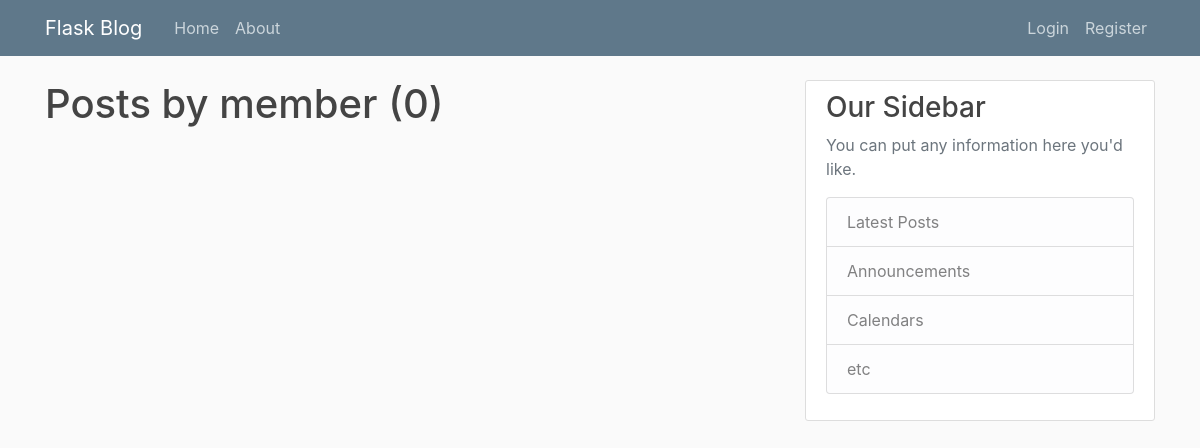
Before: /user/member with the older database file.
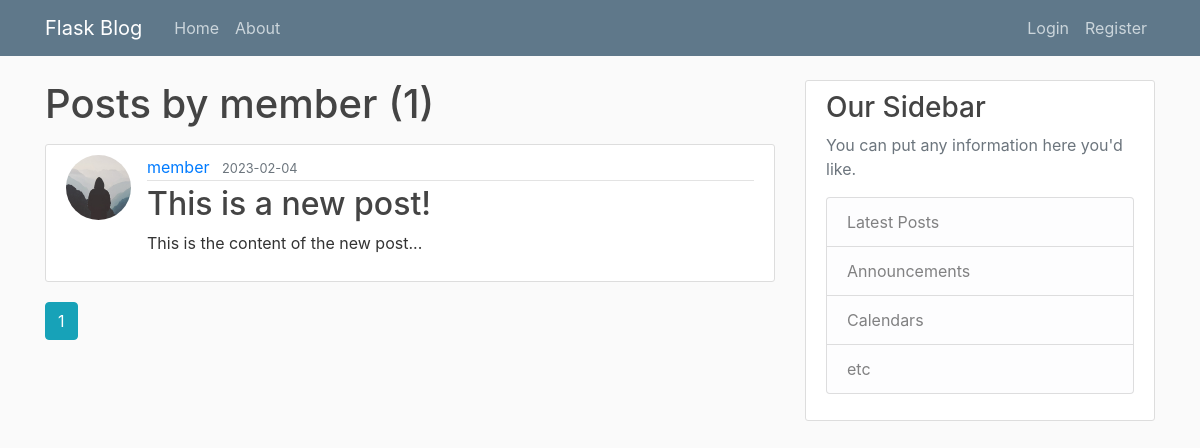
After: the same page with the newer database file.
### flaskblog/models.py (models this page shows, shortened)
class Post(db.Model):
    id = db.Column(db.Integer, primary_key=True)
    title = db.Column(db.String(100), nullable=False)
    date_posted = db.Column(db.DateTime, nullable=False, default=datetime.utcnow)
    content = db.Column(db.Text, nullable=False)
    user_id = db.Column(db.Integer, db.ForeignKey('user.id'), nullable=False)

class User(db.Model, UserMixin):
    id = db.Column(db.Integer, primary_key=True)
    username = db.Column(db.String(20), unique=True, nullable=False)
    email = db.Column(db.String(120), unique=True, nullable=False)
    image = db.Column(db.String(120), nullable=False, default='default.jpg')
    password = db.Column(db.String(60), nullable=False)
    posts = db.relationship('Post', backref='author', lazy=True)

### flaskblog/users/routes.py (the view)
@users.route("/user/<string:username>")
def user_posts(username):
    page = request.args.get('page', 1, type=int)
    user = User.query.filter_by(username=username).first_or_404()
    posts = Post.query.filter_by(author=user) \
        .order_by(Post.date_posted.desc()) \
        .paginate(page=page, per_page=2)
    return render_template('user_posts.html', posts=posts, user=user)

### flaskblog/templates/user_posts.html
{% extends "layout.html" %}
{% block content %}
    <h1 class="mb-3">Posts by {{user.username}} ({{posts.total}})</h1>
    {% for post in posts.items %}
        <article class="media content-section">
            <img class="rounded-circle article-img" src="{{ url_for('static', filename='profile_pics/' + post.author.image) }}">
          <div class="media-body">
            <div class="article-metadata">
              <a class="mr-2" href="{{ url_for('users.user_posts', username=post.author.username) }}">{{ post.author.username }}</a>
              <small class="text-muted">{{ post.date_posted.strftime('%Y-%m-%d') }}</small>
            </div>
            <h2><a class="article-title" href="{{ url_for('posts.post', post_id=post.id) }}">{{ post.title }}</a></h2>
            <p class="article-content">{{ post.content }}</p>
          </div>
        </article>
    {% endfor %}
    {% for page_num in posts.iter_pages(left_edge=1, right_edge=1, left_current=1, right_current=2) %}
        {% if page_num %}
            {% if posts.page == page_num %}
                <a class="btn btn-info mb-4" href="{{ url_for('users.user_posts', username=user.username, page=page_num) }}">{{ page_num }}</a>
            {% else %}
                <a class="btn btn-outline-info mb-4" href="{{ url_for('users.user_posts', username=user.username, page=page_num) }}">{{ page_num }}</a>
            {% endif %}
            {% else %}
            ...
        {% endif %}
    {% endfor %}
{% endblock content %}

Changed rows visible on the page:
added Post: image (placeholder picture), author.username "member", date_posted "2023-02-04", title "This is a new post!", content "This is the content of the new post..."
Other visible differences:
{{ posts.total }}: "0" → "1"
new list line: "1"
